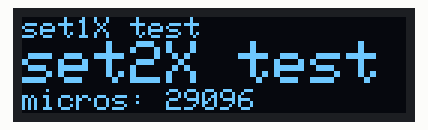
Simulated run of this sketch. Board: Arduino Uno, built with avr-gcc and run on an emulated ATmega328P. Shown: 128×32 one-colour display. What the sketch prints to the serial monitor is not drawn.

Above: at 0.1 s.

The sketch:

oled128x32.ino
```cpp
// Simple I2C test for 128x32 oled.
// Use smaller faster AvrI2c class in place of Wire.
// Edit AVRI2C_FASTMODE in SSD1306Ascii.h to change the default I2C frequency.
//
#include "SSD1306Ascii.h"
#include "SSD1306AsciiAvrI2c.h"

// 0X3C+SA0 - 0x3C or 0x3D
#define I2C_ADDRESS 0x3C

// Define proper RST_PIN if required.
#define RST_PIN -1

SSD1306AsciiAvrI2c oled;
//------------------------------------------------------------------------------
void setup() {
  Serial.begin(9600); // debug

#if RST_PIN >= 0
  oled.begin(&Adafruit128x32, I2C_ADDRESS, RST_PIN);
#else // RST_PIN >= 0
  oled.begin(&Adafruit128x32, I2C_ADDRESS);
#endif // RST_PIN >= 0
  // Call oled.setI2cClock(frequency) to change from the default frequency.

  oled.setFont(Adafruit5x7);

  uint32_t m = micros();

  oled.clear();

  // first row
  oled.println("set1X test");

  // second row
  oled.set2X();
  oled.println("set2X test");

  // third row
  oled.set1X();
  oled.print("micros: ");
  oled.print(micros() - m);

  Serial.print("this is test debug"); // debug
}
//------------------------------------------------------------------------------
void loop() {}
```
